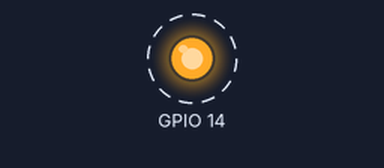
The program below on a simulated Raspberry Pi (BCM pin numbers). Parts: output pins drawn as LEDs (lit = HIGH). Dashed ring = blinking.

Above: at 0.2 s.
Timing chart, 0 to 3.0 s (numbered marks = the images above):
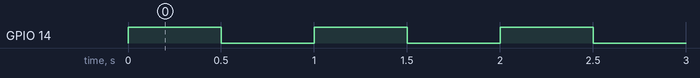

The program:

blink.py
```python
#!/usr/bin/env python
# _*_ coding: utf-8 _*_

import RPi.GPIO as GPIO
from time import sleep

GPIO.setmode(GPIO.BCM)
GPIO.setup(14, GPIO.OUT)

while True:
    GPIO.output(14, GPIO.HIGH)
    sleep(0.5)
    GPIO.output(14, GPIO.LOW)
    sleep(0.5)
```

Measured:
- by itself, GPIO 14: alternates HIGH for 0.50 s and LOW for 0.50 s
